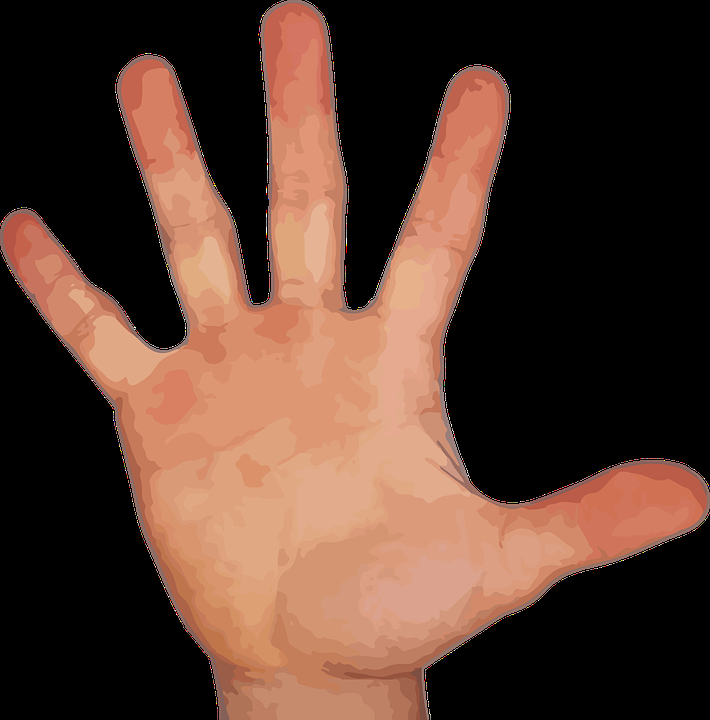
%> input picture hand.png, 710 x 720 px
$ octave cbir.m   (GNU Octave 9; MATLAB toolbox functions it lacks are replaced by stand-ins)
%> lines starting %> are read from the running program, lines starting %| are printed output that depends on the picture; in (x1, y1, x2, y2) boxes, pixels count from 0 and x2, y2 are one past the last pixel; in counts of white or black regions, pixels touching at a corner belong together; the program's own positions count from 1
J = imread('hand.png');
%> J is the input picture: size 720x710x3 uint8; mean R, G, B 87.6, 59.4, 46.9
J=im2bw(J,graythresh(J));
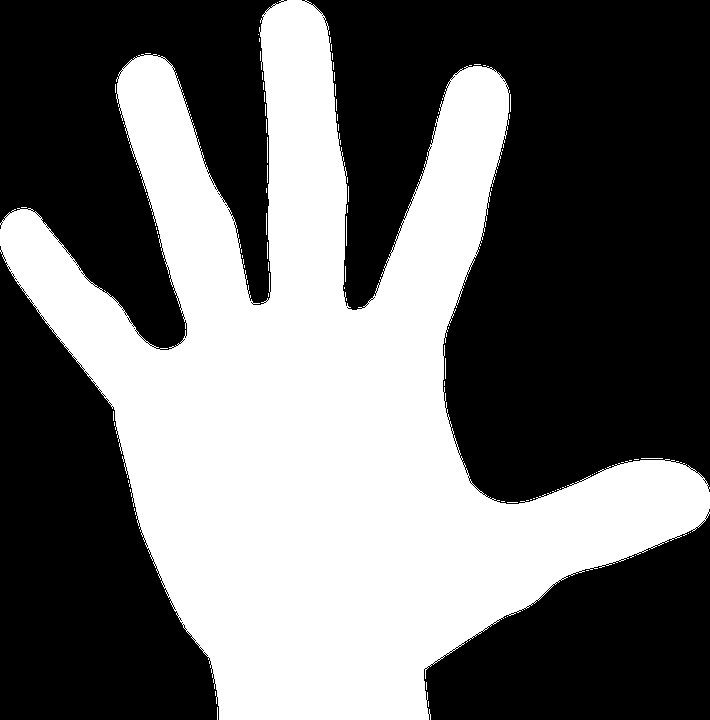
%> J: size 720x710 logical; 42% white; 90 white regions (84 under 20 px)
[B,L] = bwboundaries(J);
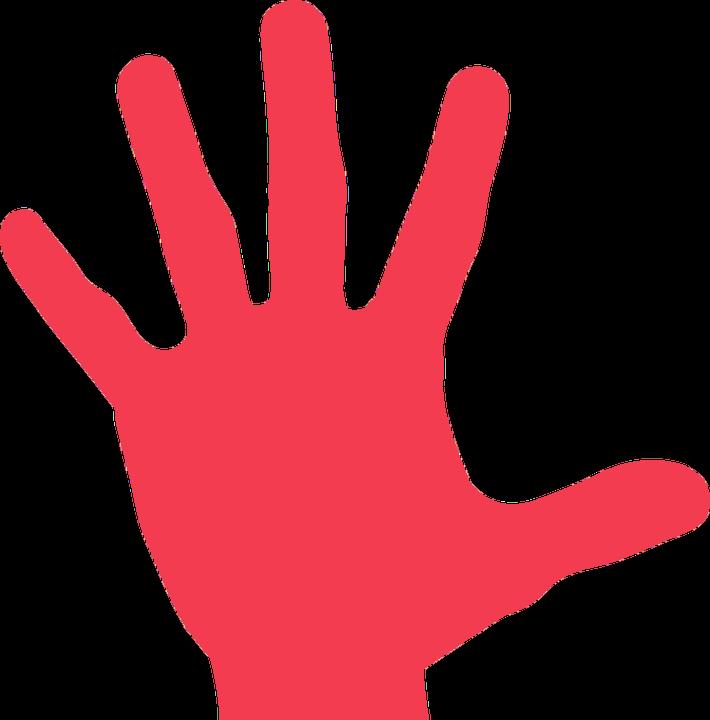
%> L: size 720x710 double; 736 distinct labels, from 0 to 735; one colour per label, 0 black
%> B = 735 boundaries; largest, box (x1, y1, x2, y2) and points: (0, 0, 710, 720) 5295, (346, 216, 347, 246) 59, (267, 137, 268, 163) 51, (266, 213, 267, 235) 43, (641, 458, 663, 459) 43
figure; imshow(J); hold on;
for k=1:length(B);
    boundary = B{k};
    plot(boundary(:,2),boundary(:,1),'g','LineWidth',2);
end
%> this loop made 735 passes
%> boundary on passes 6 to 8: [123 124; 124 124; 123 124], [481 129; 482 129; 483 129; 482 129; 481 129], [490 131; 491 131; 492 131; 491 131; 490 131]
[L,N] = bwlabel(J);
%> L: size 720x710 double; 91 distinct labels, from 0 to 90
%> N = 90
RGB = label2rgb(L,'hsv',[.5 .5 .5], 'shuffle');
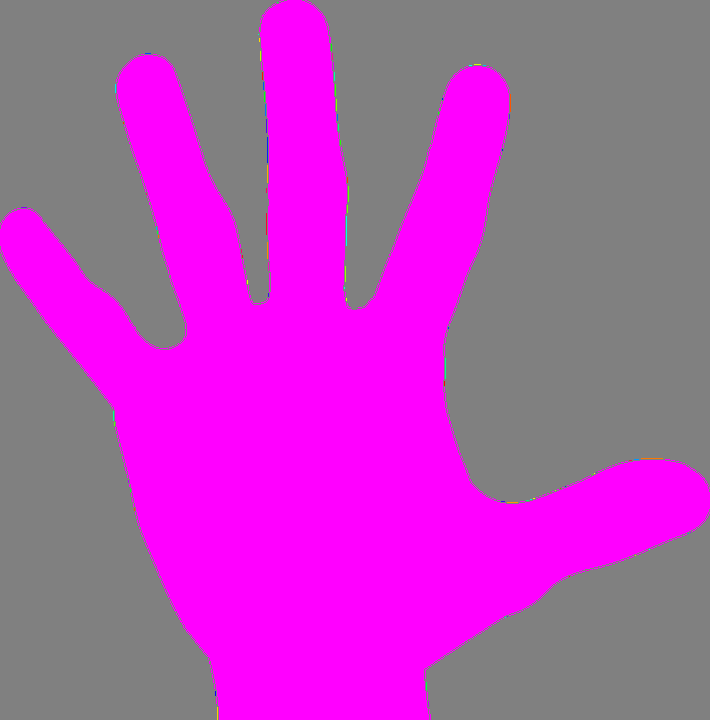
%> RGB: size 720x710x3 uint8; mean R, G, B 181.2, 74.3, 181.2

figure; imshow(RGB); hold on;
for k=1:length(B),
    boundary = B{k};
    plot(boundary(:,2),boundary(:,1),'w','linewidth',2);
    text(boundary(1,2)-11,boundary(1,1)+11,num2str(k),'color','y','Fontsize',14,'Fontweight','bold');
end

stats = regionprops(L,'all');
%> stats = 90 regions; largest, box (x1, y1, x2, y2), Area, Centroid, MajorAxisLength, MinorAxisLength and Eccentricity: (0, 0, 710, 720) 214340 [323.2 409.7] 721.3 518.5 0.695, (346, 216, 347, 246) 30 [347 231.5] 34.64 1.15 0.999, (267, 137, 268, 163) 26 [268 150.5] 30.02 1.15 0.999
temp = zeros(1,N);
for k = 1:N
    temp(k) = 4*pi*stats(k,1).Area / (stats(k,1).Perimeter)^2;
    stats(k,1).ThinnessRatio = temp(k);

    temp(k) = (stats(k,1).BoundingBox(3))/(stats(k,1).BoundingBox(4));
    stats(k,1).AspectRatio = temp(k);
end
%> this loop made 90 passes
%> after the loop, temp = 90 values, max 22 at index 87, min 0.0333 at index 49, mean 1.21
areas = zeros(1,N);
for k = 1:N
    areas(k) = stats(k).Area;
end
%> after the loop, areas = 90 values, max 214340 at index 1, min 1 at index 21, mean 2387.9
TR = zeros(1,N);
for k = 1:N
    areas(k) = stats(k).Area;
end
TR = zeros(1,N);
for k = 1:N
    TR(k) = stats(k).ThinnessRatio;
end
cmap = colormap(lines(16))
for k = 1:N
%> (the run ends here)
